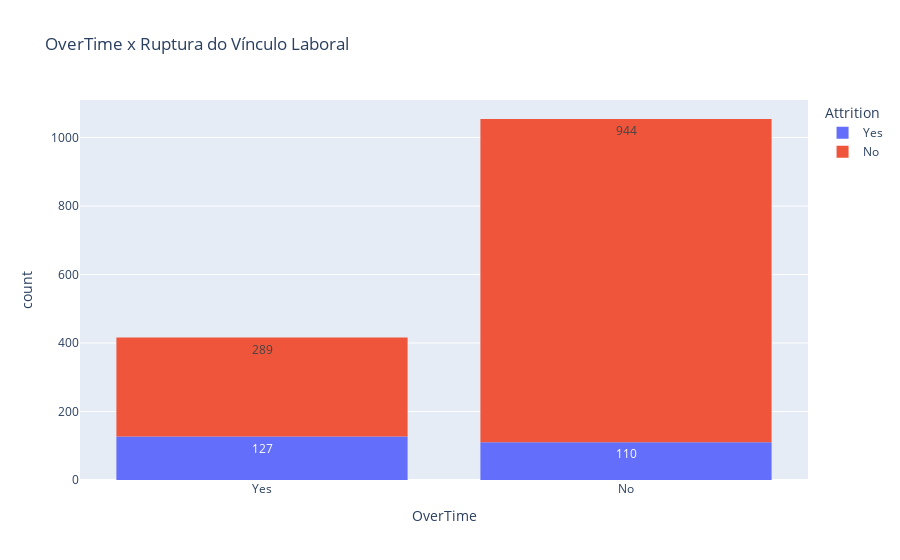
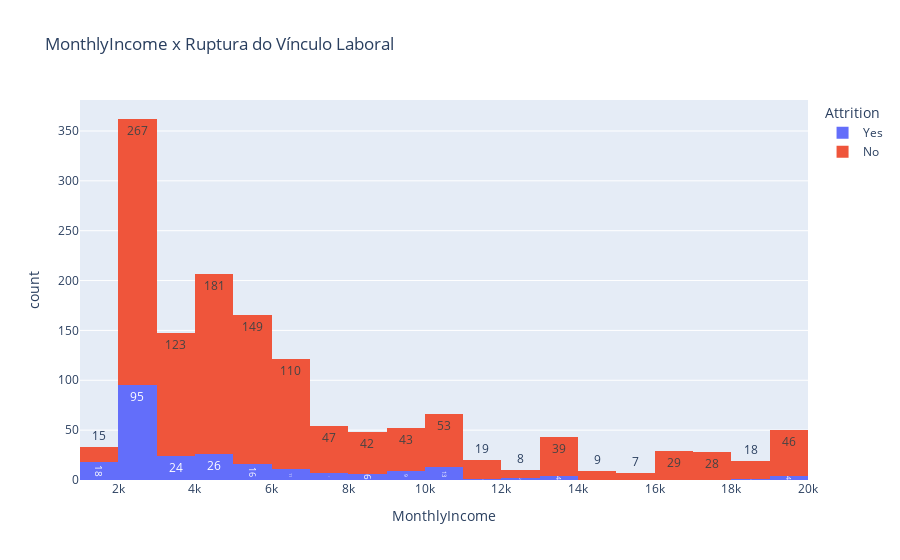
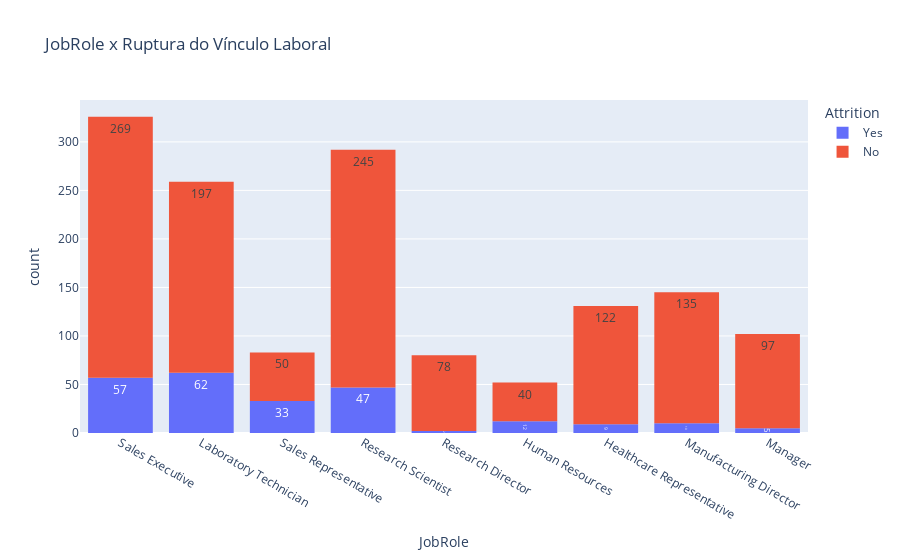
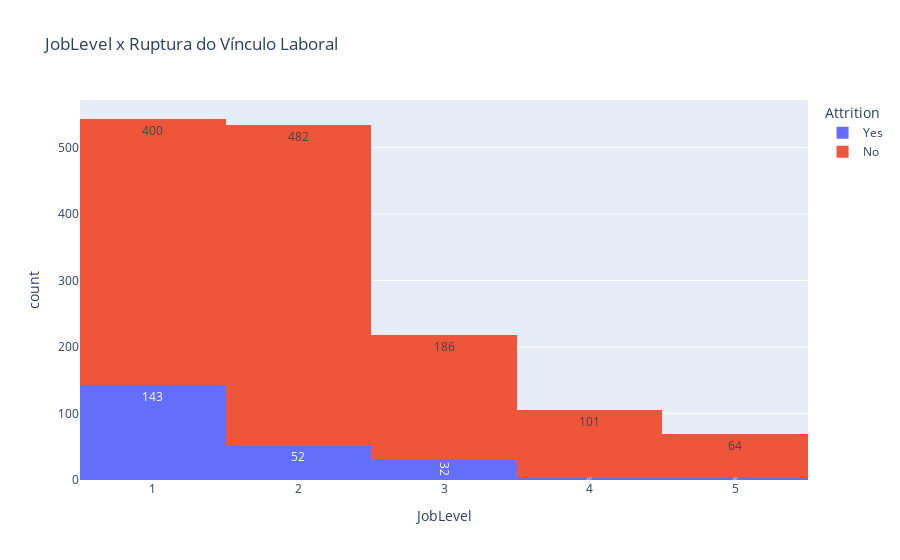

The code cell stored with these charts, in order, in its notebook:
### Code cell
# Análise relacional (gráficos)

import plotly.express as px

colunas_analise = [
    "OverTime",
    "MonthlyIncome",
    "JobRole",
    "JobLevel",
    "YearsAtCompany",
    "WorkLifeBalance"
]

for coluna in colunas_analise:
    fig = px.histogram(
        tabela,
        x=coluna,
        color="Attrition",
        title=f"{coluna} x Ruptura do Vínculo Laboral",
        text_auto=True
    )
    fig.show()

### Figure 1 — Plotly figure (JSON) as saved in the notebook; plotly's stock layout.template omitted (floating-point values rounded to 4 significant figures; data arrays with more than 128 entries replaced by an {"elided": "..."} marker saying what was removed)
{"data": [{"bingroup": "x", "hovertemplate": "Attrition=Yes<br>OverTime=%{x}<br>count=%{y}<extra></extra>", "legendgroup": "Yes", "marker": {"color": "#636efa", "pattern": {"shape": ""}}, "name": "Yes", "orientation": "v", "showlegend": true, "texttemplate": "%{value}", "type": "histogram", "x": {"elided": "237 str values"}, "xaxis": "x", "yaxis": "y"}, {"bingroup": "x", "hovertemplate": "Attrition=No<br>OverTime=%{x}<br>count=%{y}<extra></extra>", "legendgroup": "No", "marker": {"color": "#EF553B", "pattern": {"shape": ""}}, "name": "No", "orientation": "v", "showlegend": true, "texttemplate": "%{value}", "type": "histogram", "x": {"elided": "1233 str values"}, "xaxis": "x", "yaxis": "y"}], "layout": {"barmode": "relative", "legend": {"title": {"text": "Attrition"}, "tracegroupgap": 0}, "title": {"text": "OverTime x Ruptura do Vínculo Laboral"}, "xaxis": {"anchor": "y", "domain": [0, 1], "title": {"text": "OverTime"}}, "yaxis": {"anchor": "x", "domain": [0, 1], "title": {"text": "count"}}}}

### Figure 2 — Plotly figure (JSON) as saved in the notebook; plotly's stock layout.template omitted (floating-point values rounded to 4 significant figures; data arrays with more than 128 entries replaced by an {"elided": "..."} marker saying what was removed)
{"data": [{"bingroup": "x", "hovertemplate": "Attrition=Yes<br>MonthlyIncome=%{x}<br>count=%{y}<extra></extra>", "legendgroup": "Yes", "marker": {"color": "#636efa", "pattern": {"shape": ""}}, "name": "Yes", "orientation": "v", "showlegend": true, "texttemplate": "%{value}", "type": "histogram", "x": {"elided": "237 int values"}, "xaxis": "x", "yaxis": "y"}, {"bingroup": "x", "hovertemplate": "Attrition=No<br>MonthlyIncome=%{x}<br>count=%{y}<extra></extra>", "legendgroup": "No", "marker": {"color": "#EF553B", "pattern": {"shape": ""}}, "name": "No", "orientation": "v", "showlegend": true, "texttemplate": "%{value}", "type": "histogram", "x": {"elided": "1233 int values"}, "xaxis": "x", "yaxis": "y"}], "layout": {"barmode": "relative", "legend": {"title": {"text": "Attrition"}, "tracegroupgap": 0}, "title": {"text": "MonthlyIncome x Ruptura do Vínculo Laboral"}, "xaxis": {"anchor": "y", "domain": [0, 1], "title": {"text": "MonthlyIncome"}}, "yaxis": {"anchor": "x", "domain": [0, 1], "title": {"text": "count"}}}}

### Figure 3 — Plotly figure (JSON) as saved in the notebook; plotly's stock layout.template omitted (floating-point values rounded to 4 significant figures; data arrays with more than 128 entries replaced by an {"elided": "..."} marker saying what was removed)
{"data": [{"bingroup": "x", "hovertemplate": "Attrition=Yes<br>JobRole=%{x}<br>count=%{y}<extra></extra>", "legendgroup": "Yes", "marker": {"color": "#636efa", "pattern": {"shape": ""}}, "name": "Yes", "orientation": "v", "showlegend": true, "texttemplate": "%{value}", "type": "histogram", "x": {"elided": "237 str values"}, "xaxis": "x", "yaxis": "y"}, {"bingroup": "x", "hovertemplate": "Attrition=No<br>JobRole=%{x}<br>count=%{y}<extra></extra>", "legendgroup": "No", "marker": {"color": "#EF553B", "pattern": {"shape": ""}}, "name": "No", "orientation": "v", "showlegend": true, "texttemplate": "%{value}", "type": "histogram", "x": {"elided": "1233 str values"}, "xaxis": "x", "yaxis": "y"}], "layout": {"barmode": "relative", "legend": {"title": {"text": "Attrition"}, "tracegroupgap": 0}, "title": {"text": "JobRole x Ruptura do Vínculo Laboral"}, "xaxis": {"anchor": "y", "domain": [0, 1], "title": {"text": "JobRole"}}, "yaxis": {"anchor": "x", "domain": [0, 1], "title": {"text": "count"}}}}

### Figure 4 — Plotly figure (JSON) as saved in the notebook; plotly's stock layout.template omitted (floating-point values rounded to 4 significant figures; data arrays with more than 128 entries replaced by an {"elided": "..."} marker saying what was removed)
{"data": [{"bingroup": "x", "hovertemplate": "Attrition=Yes<br>JobLevel=%{x}<br>count=%{y}<extra></extra>", "legendgroup": "Yes", "marker": {"color": "#636efa", "pattern": {"shape": ""}}, "name": "Yes", "orientation": "v", "showlegend": true, "texttemplate": "%{value}", "type": "histogram", "x": {"elided": "237 int values"}, "xaxis": "x", "yaxis": "y"}, {"bingroup": "x", "hovertemplate": "Attrition=No<br>JobLevel=%{x}<br>count=%{y}<extra></extra>", "legendgroup": "No", "marker": {"color": "#EF553B", "pattern": {"shape": ""}}, "name": "No", "orientation": "v", "showlegend": true, "texttemplate": "%{value}", "type": "histogram", "x": {"elided": "1233 int values"}, "xaxis": "x", "yaxis": "y"}], "layout": {"barmode": "relative", "legend": {"title": {"text": "Attrition"}, "tracegroupgap": 0}, "title": {"text": "JobLevel x Ruptura do Vínculo Laboral"}, "xaxis": {"anchor": "y", "domain": [0, 1], "title": {"text": "JobLevel"}}, "yaxis": {"anchor": "x", "domain": [0, 1], "title": {"text": "count"}}}}
